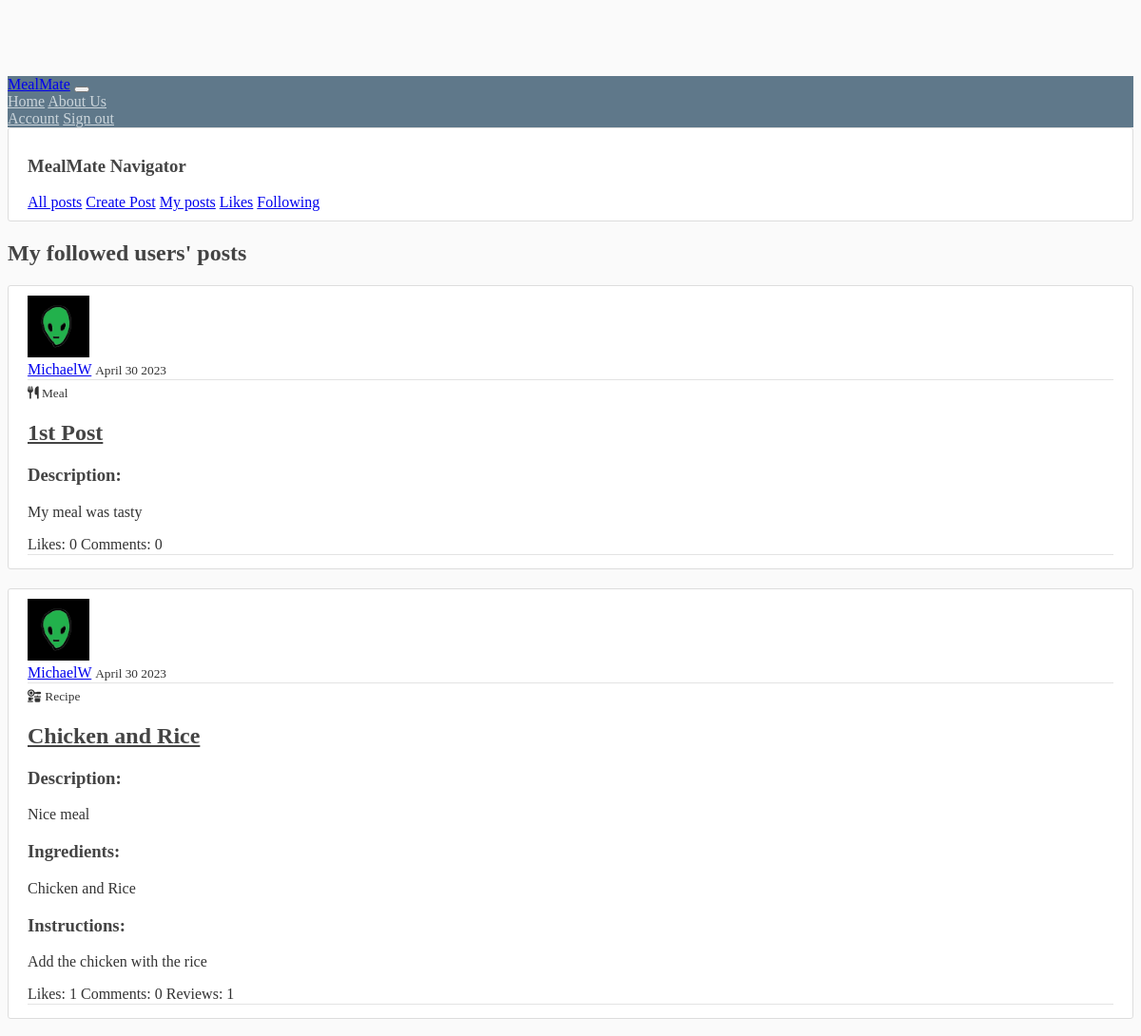
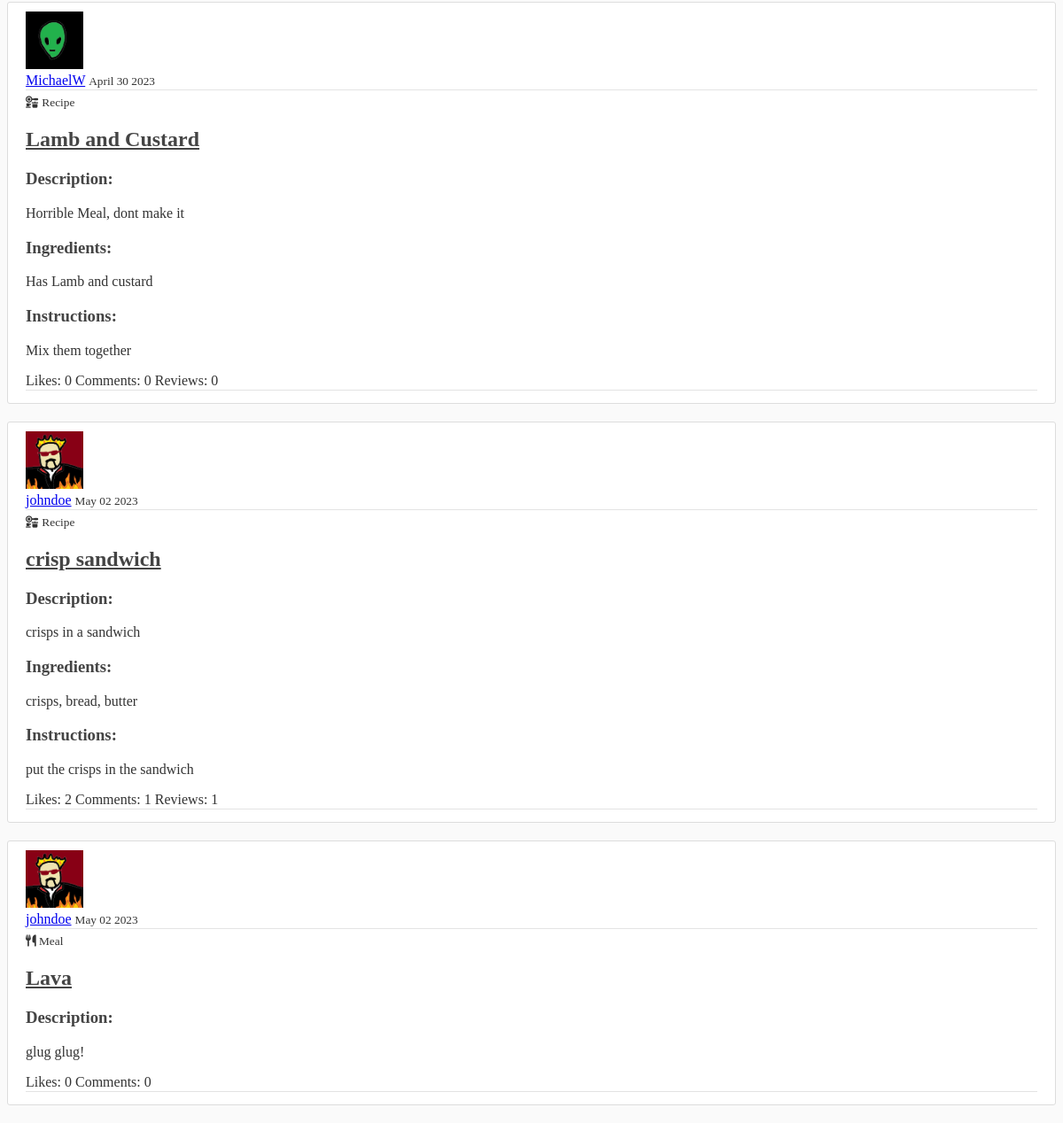
Screenshot of /following (signed in) with the database file from the repository (2 pictures, top to bottom).
### website/models.py (models this page shows, shortened)
class Post(models.Model):
    TYPE_CHOICES = (
        ("RECIPE", 'Recipe'),
        ("MEAL", 'Meal')
    )
    title = models.CharField(max_length=150)
    type = models.CharField(
        max_length=6,
        choices=TYPE_CHOICES
    )
    date_posted = models.DateField(default=timezone.now)
    description = models.TextField()
    ingredients = models.TextField(blank=True)  # only 'recipe' posts will have this
    instructions = models.TextField(blank=True)  # only 'recipe' posts will have this
    author = models.ForeignKey(User, on_delete=models.CASCADE)
    likes = models.ManyToManyField(User, blank=True, related_name='likes')
    comments = models.ManyToManyField(Comment, blank=True, related_name='comments')
    reviews = models.ManyToManyField(Review, blank=True, related_name='reviews')

### members/models.py (models this page shows, shortened)
class Profile(models.Model):
    user = models.OneToOneField(User, on_delete=models.CASCADE)
    image = models.ImageField(default='default.jpg', upload_to='profile_pics')
    followers = models.ManyToManyField(User, blank=True, related_name='followers')
    following = models.ManyToManyField(User, blank=True, related_name='following')

### website/views.py (the view)
# urls.py: path('following', views.user_following, name="user-following"),
def user_following(request):
    posts = Post.objects.filter(author__profile__followers=request.user)
    return render(request, 'website/user_following.html', {'title': 'Following', 'posts': posts})

### templates/website/user_following.html (shortened to what this page needs)
{% extends "website/base.html" %}
{% block content %}
    <h2> My followed users' posts </h2>
    {% for post in posts %}
    <article class="media content-section">
        <img class="rounded-circle article-img" src="{{ post.author.profile.image.url }}">
        <div class="media-body">
            <div class="article-metadata">
                <a href="/members/{{post.author.id}}" class="mr-2">{{ post.author }}</a>
                <small class="text-muted">{{ post.date_posted | date:"F d Y" }}</small>
            </div>
            {% if post.type == 'MEAL' %}
                <small><i class="fa-solid fa-utensils"></i> Meal</small>
            {% elif post.type == 'RECIPE' %}
                <small><i class="fa-solid fa-kitchen-set"></i> Recipe</small>
            {% endif %}
            <h2><a class="article-title" href="{% url 'post-detail' post.id %}">{{ post.title }}</a></h2>
            {% if post.type == 'MEAL' %}
                <h3>Description:</h3>
                <p class="article-content">{{ post.description }}</p>
            {% elif post.type == 'RECIPE' %}
                <h3>Description:</h3>
                <p class="article-content">{{ post.description }}</p>
                <h3>Ingredients:</h3>
                <p class="article-content">{{ post.ingredients }}</p>
                <h3>Instructions:</h3>
                <p class="article-content">{{ post.instructions }}</p>
            {% endif %}
            <div class="article-metadata">
                <a class="mr-2">Likes: {{ post.likes.count }}</a>
                <a class="mr-2">Comments: {{ post.comments.count }}</a>
                {% if post.type == 'RECIPE' %}
                    <a class="mr-2">Reviews: {{ post.reviews.count }}</a>
                {% endif %}
            </div>
        </div>
    </article>
{% endfor %}
{% endblock %}

### static/website/main.css (style rules this page uses)
body { background: #fafafa; color: #333333; margin-top: 5rem; }
h1, h2, h3, h4, h5, h6 { color: #444444; }
.content-section { background: #ffffff; padding: 10px 20px; border: 1px solid #dddddd; border-radius: 3px; margin-bottom: 20px; }
.article-title { color: #444444; }
.article-content { white-space: pre-line; }
.article-img { height: 65px; width: 65px; margin-right: 16px; }
.article-metadata { padding-bottom: 1px; margin-bottom: 4px; border-bottom: 1px solid #e3e3e3 }

### rows the page displays
Post: author.profile.image (picture), author "MichaelW", date_posted "April 30 2023", type "MEAL" (drawn), title "1st Post", description "My meal was tasty", likes.count "0", comments.count "0"
Post: author.profile.image (picture), author "MichaelW", date_posted "April 30 2023", type "RECIPE" (drawn), title "Chicken and Rice", description "Nice meal", ingredients "Chicken and Rice", instructions "Add the chicken with the rice", likes.count "1", comments.count "0", reviews.count "1"
Post: author.profile.image (picture), author "MichaelW", date_posted "April 30 2023", type "RECIPE" (drawn), title "Lamb and Custard", description "Horrible Meal, dont make it", ingredients "Has Lamb and custard", instructions "Mix them together", likes.count "0", comments.count "0", reviews.count "0"
Post: author.profile.image (picture), author "johndoe", date_posted "May 02 2023", type "RECIPE" (drawn), title "crisp sandwich", description "crisps in a sandwich", ingredients "crisps, bread, butter", instructions "put the crisps in the sandwich", likes.count "2", comments.count "1", reviews.count "1"
Post: author.profile.image (picture), author "johndoe", date_posted "May 02 2023", type "MEAL" (drawn), title "Lava", description "glug glug!", likes.count "0", comments.count "0"
